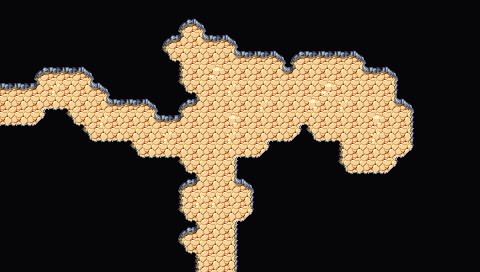

The image is a tile-based game level rendered from a .tmx file. Its description and source (layers, tilesets, objects; grid data summarised) follow:
An orthogonal 30x17 tile map with 16x16 px tiles, 3 tile layers (Background, Walls, Clutter), 2 tilesets and 2 objects.

<map version="1.5" tiledversion="1.7.2" orientation="orthogonal" renderorder="right-down" width="30" height="17" tilewidth="16" tileheight="16" infinite="0" nextlayerid="6" nextobjectid="79">
 <editorsettings>
  <export target="wastetown..tmx" format="tmx" />
 </editorsettings>
 <tileset firstgid="1" source="../tileset/main.tsx" />
 <tileset firstgid="3477" source="../tileset/buildings.tsx" />
 <layer id="1" name="Background" width="30" height="17">
  <data>[510 cells, 510 non-empty, 1 distinct tile ids]</data>
 </layer>
 <layer id="2" name="Walls" width="30" height="17">
  <data>[510 cells, 452 non-empty, 18 distinct tile ids]</data>
 </layer>
 <layer id="3" name="Clutter" width="30" height="17">
  <properties>
   <property name="spriteLayer" type="bool" value="true" />
  </properties>
  <data>[510 cells, 0 non-empty, 0 distinct tile ids]</data>
 </layer>
 <objectgroup id="4" name="Objects">
  <object id="77" template="../obj/door_up.tx" x="208.638" y="270.629">
   <properties>
    <property name="teleport" value="maps/map/cave_16BR3.tmx" />
    <property name="teleportObjectId" value="76" />
   </properties>
  </object>
  <object id="78" template="../obj/door_right.tx" x="1.33315" y="111.318">
   <properties>
    <property name="teleport" value="maps/map/cave_16BR2U1.tmx" />
    <property name="teleportObjectId" value="80" />
   </properties>
  </object>
 </objectgroup>
</map>
